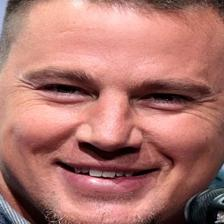
#> input picture data/extracted_faces/channing_tatum1/0.jpg, 224 x 224 px
$ python -i frame_processor.py   (imports and definitions only)
#> lines starting #> are read from the running program, lines starting #| are printed output that depends on the picture
import cv2
import numpy as np
from .constants import HAARCASCADE_FRONTALFACE_ALT, HAARCASCADE_FRONTALFACE_DEFAULT

FACE_DETECTION_MODEL = [HAARCASCADE_FRONTALFACE_ALT, HAARCASCADE_FRONTALFACE_DEFAULT]

class FaceNotFoundException(Exception):
    def __init__(self, msg):
        pass
    def __str__(self):
        return "Face not found in the image"

class FrameProcessor(object):
    def __init__(self, detection_model=HAARCASCADE_FRONTALFACE_ALT):
        self.face_detector_model = detection_model

    def crop_face(self, imgarray, section, margin=20, size=224):
        """
        :param imgarray: full image
        :param section: face detected area (x, y, w, h)
        :param margin: add some margin to the face detected area to include a full head
        :param size: the result image resolution with be (size x size)
        :return: resized image in numpy array with shape (size x size x 3)
        """
        img_h, img_w, _ = imgarray.shape
        if section is None:
            section = [0, 0, img_w, img_h]
        (x, y, w, h) = section
        margin = int(min(w,h) * margin / 100)
        x_a = x - margin
        y_a = y - margin
        x_b = x + w + margin
        y_b = y + h + margin
        if x_a < 0:
            x_b = min(x_b - x_a, img_w-1)
            x_a = 0
        if y_a < 0:
            y_b = min(y_b - y_a, img_h-1)
            y_a = 0
        if x_b > img_w:
            x_a = max(x_a - (x_b - img_w), 0)
            x_b = img_w
        if y_b > img_h:
            y_a = max(y_a - (y_b - img_h), 0)
            y_b = img_h
        cropped = imgarray[y_a: y_b, x_a: x_b]
        resized_img = cv2.resize(cropped, (size, size), interpolation=cv2.INTER_AREA)
        resized_img = np.array(resized_img)
        return resized_img, (x_a, y_a, x_b - x_a, y_b - y_a)

    def extract_faces(self, img_array):
        face_cascade = cv2.CascadeClassifier(self.face_detector_model)

        gray = cv2.cvtColor(img_array, cv2.COLOR_BGR2GRAY)
        faces = face_cascade.detectMultiScale(
            gray,
            scaleFactor=1.2,
            minNeighbors=10,
            minSize=(64, 64)
        )

        face = None
        if len(faces) > 1:
            face = max(faces, key=lambda rectangle: (rectangle[2] * rectangle[3]))
        elif len(faces) == 1:
            face = faces[0]

        face_img = None
        cropped = None
        if face is not None:
            face_img, cropped = self.crop_face(img_array, face, margin=40, size=224)

        return face_img, cropped

>>> import cv2
>>> picture = cv2.imread('../data/extracted_faces/channing_tatum1/0.jpg')
#> picture is the input picture: shape (224, 224, 3); mean B, G, R 109.4, 116.5, 174
>>> result = FrameProcessor().extract_faces(picture)
#> in extract_faces, `gray = cv2.cvtColor(img_array, cv2.COLOR_BGR2GRAY)`:
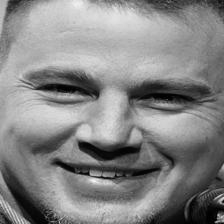
#> gray: shape (224, 224); min 0, max 247, mean 132.9
#> in extract_faces, `faces = face_cascade.detectMultiScale( gray, scaleFactor=1.2, minNeigh..`: faces = ()
